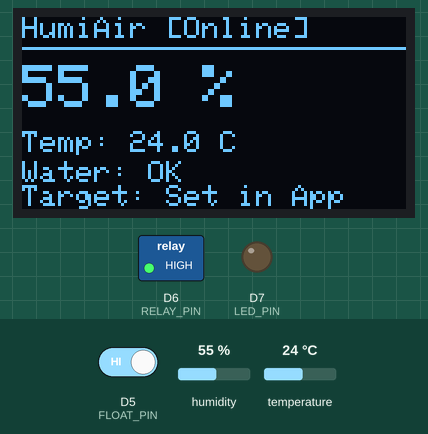
Bench run of a sketch on a simulated ESP8266 (NodeMCU). Shown: 128×64 one-colour display, switched loads named in the sketch (green lamp = pin HIGH), output pins drawn as LEDs (lit = HIGH). The inputs (shaded band) are chosen by the test bench; at power-on: D5 (FLOAT_PIN) HIGH, humidity 55 %, temperature 24 °C. WiFi joins after 1.5 s; servers stay silent unless stated; uploads are accepted with an empty reply; the local clock reads 2024-03-15 10:24:30 at power-on unless the sketch sets it; EEPROM starts erased; what the sketch prints to the serial monitor is not drawn.

Above: at 3.4 s.
3.5 s: D5 (FLOAT_PIN) driven LOW
At 5.3 s:
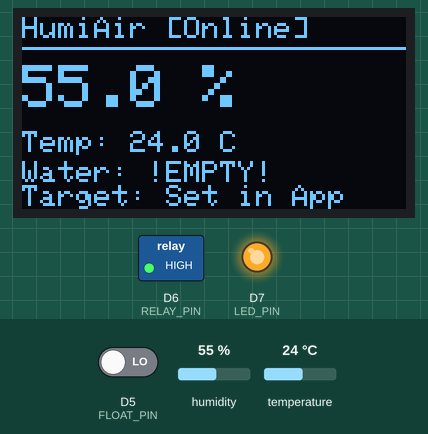
6.2 s: D5 (FLOAT_PIN) driven HIGH
At 7.0 s:
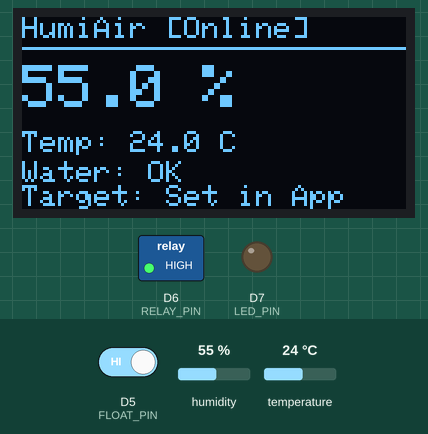
8.9 s: humidity set to 22 %
At 10.9 s:
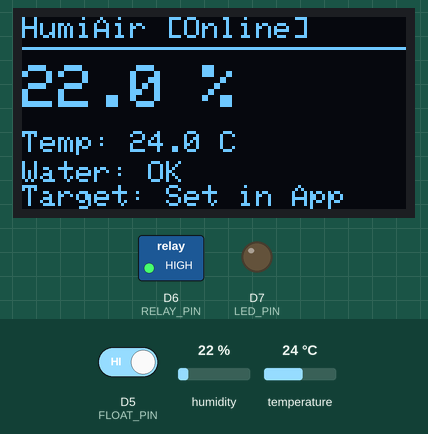
11.9 s: temperature set to 12 °C
At 15.2 s:
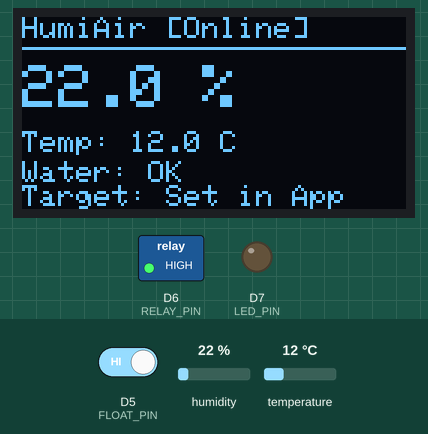
15.9 s: humidity set to 40 %
At 19.4 s:
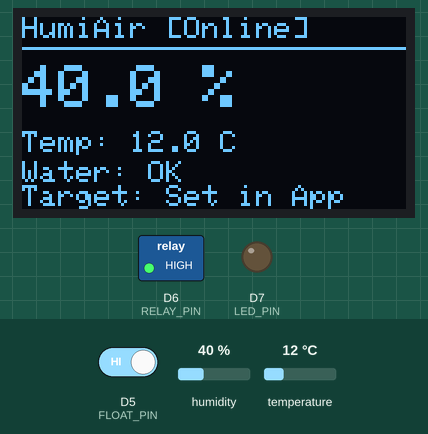
19.9 s: temperature set to 19 °C
Timing chart, 0 to 22.9 s (numbered marks = the images above; inputs shaded):
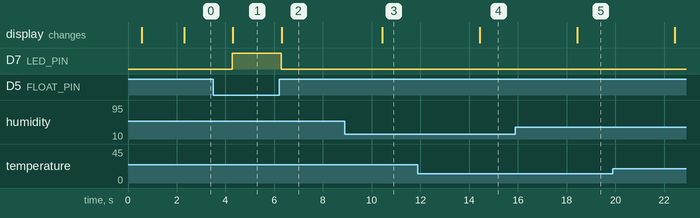

Measured:
- after the input at 3.5 s, D7 (LED_PIN): LOW → HIGH after 0.78 s; the display: changes after 0.81 s (image 1)
- after the input at 6.2 s, D7 (LED_PIN): HIGH → LOW after 0.09 s; the display: changes after 0.11 s (image 2)
- after the input at 8.9 s, the display: changes after 1.5 s (image 3)
- after the input at 11.9 s, the display: changes after 2.5 s (image 4)
- after the input at 15.9 s, the display: changes after 2.5 s (image 5)

The sketch:

humiair_esp8266.ino
```cpp
/*
  ============================================================================
  HumiAir - Smart Humidifier (Complete, Robust & Cloud-Connected)
  ============================================================================

  Hardware Pin Map:
    DHT22 DATA     -> Pin D4 (GPIO 2)
    OLED SDA       -> Pin D2 (GPIO 4)
    OLED SCL       -> Pin D1 (GPIO 5)
    Relay Module   -> Pin D6 (GPIO 12)
    Float Switch   -> Pin D5 (GPIO 14) [Active LOW with pull-up]
    Indicator LED  -> Pin D7 (GPIO 13)

  Key Features:
    - Uses your verified working hardware control logic (DHT22, Relay, OLED, Float)
    - Native WiFiClientSecure with setInsecure() (eliminates all BearSSL timeouts)
    - Direct Firestore REST API (reliable, lightweight, no library crashes)
    - Cloud Threshold control: Uses strictly your app-set thresholds (no forced defaults)
    - Persistent EEPROM storage: Remembers custom target thresholds across reboots
    - WiFiManager for seamless one-time WiFi connection
  ============================================================================
*/

#include <ESP8266WiFi.h>
#include <WiFiClientSecure.h>
#include <ESP8266HTTPClient.h>
#include <WiFiManager.h>
#include <DHT.h>
#include <Wire.h>
#include <Adafruit_GFX.h>
#include <Adafruit_SSD1306.h>
#include <EEPROM.h>
#include <time.h>

// ================= TIME (NTP) =================
String getCurrentIsoTime() {
  time_t now = time(nullptr);
  if (now > 1000000000) {
    char buf[32];
    struct tm timeinfo;
    gmtime_r(&now, &timeinfo);
    strftime(buf, sizeof(buf), "%Y-%m-%dT%H:%M:%SZ", &timeinfo);
    return String(buf);
  }
  return "";
}

unsigned long long getCurrentEpochMs() {
  time_t now = time(nullptr);
  if (now > 1000000000) {
    return (unsigned long long)now * 1000ULL;
  }
  return 0;
}

// ================= CONFIG =================
#define DHTPIN         D4
#define DHTTYPE        DHT22
#define RELAY_PIN      D6
#define FLOAT_PIN      D5
#define LED_PIN        D7

#define SCREEN_WIDTH   128
#define SCREEN_HEIGHT  64
#define OLED_RESET     -1
#define OLED_ADDRESS   0x3C

#define RELAY_ON       LOW    // active-LOW relay module
#define RELAY_OFF      HIGH

#define MIST_USES_BUTTON false // false = relay cuts/restores power directly
#define BUTTON_PULSE_MS  250

// Firebase Firestore Config
#define FIREBASE_PROJECT_ID "humiair-humidifier"
#define FIREBASE_API_KEY    "AIzaSyDuc4rnzo9BZFBR35qiNx7GKVu2xROwsmk"

// Timing Intervals
const unsigned long SENSOR_INTERVAL_MS   = 2000;  // DHT22 & OLED update (every 2s)
const unsigned long STATUS_WRITE_MS      = 5000;  // Send live data to App (every 5s)
const unsigned long THRESHOLD_POLL_MS    = 10000; // Check App thresholds (every 10s)
const unsigned long HISTORY_LOG_MS       = 60000; // Save history chart entry (every 60s)
// ============================================

Adafruit_SSD1306 display(SCREEN_WIDTH, SCREEN_HEIGHT, &Wire, OLED_RESET);
DHT dht(DHTPIN, DHTTYPE);

bool oledOK              = false;
bool mistMakerState      = false;
bool waterEmpty          = false;
bool thresholdConfigured = false;

float lastHumidity       = NAN;
float lastTemperature    = NAN;
float lowThreshold       = 0.0;
float highThreshold      = 0.0;

unsigned long lastSensorRead     = 0;
unsigned long lastStatusWrite    = 0;
unsigned long lastThresholdFetch = 0;
unsigned long lastHistoryLog     = 0;

String deviceId;

// ================= DEVICE ID =================
String buildDeviceId() {
  String mac = WiFi.macAddress();
  mac.replace(":", "");
  mac.toLowerCase();
  return "humiair_" + mac;
}

// ================= EEPROM STORAGE =============
struct StoredConfig {
  char marker[4];
  float savedLow;
  float savedHigh;
};

void saveThresholdsToEEPROM(float low, float high) {
  StoredConfig cfg;
  strncpy(cfg.marker, "HAOK", sizeof(cfg.marker));
  cfg.savedLow = low;
  cfg.savedHigh = high;
  EEPROM.begin(sizeof(StoredConfig));
  EEPROM.put(0, cfg);
  EEPROM.commit();
  EEPROM.end();
}

void loadThresholdsFromEEPROM() {
  StoredConfig cfg;
  EEPROM.begin(sizeof(StoredConfig));
  EEPROM.get(0, cfg);
  EEPROM.end();

  if (strncmp(cfg.marker, "HAOK", 4) == 0) {
    if (cfg.savedLow > 0 && cfg.savedHigh > cfg.savedLow) {
      lowThreshold = cfg.savedLow;
      highThreshold = cfg.savedHigh;
      thresholdConfigured = true;
      Serial.printf("Loaded custom target from EEPROM: Low %.1f%%, High %.1f%%\n", lowThreshold, highThreshold);
    }
  }
}

// ================= HARDWARE CONTROL ===========
void setMistMaker(bool turnOn) {
  if (MIST_USES_BUTTON) {
    Serial.print("Pulsing mist maker button to turn ");
    Serial.println(turnOn ? "ON" : "OFF");
    digitalWrite(RELAY_PIN, RELAY_ON);
    delay(BUTTON_PULSE_MS);
    digitalWrite(RELAY_PIN, RELAY_OFF);
  } else {
    Serial.print("Setting mist maker power ");
    Serial.println(turnOn ? "ON" : "OFF");
    digitalWrite(RELAY_PIN, turnOn ? RELAY_ON : RELAY_OFF);
  }
  mistMakerState = turnOn;
}

void updateDisplay() {
  if (!oledOK) return;

  display.clearDisplay();
  display.setTextColor(SSD1306_WHITE);

  // Header
  display.setTextSize(1);
  display.setCursor(0, 0);
  display.print("HumiAir ");
  display.println(WiFi.status() == WL_CONNECTED ? "[Online]" : "[Offline]");
  display.drawLine(0, 10, 128, 10, SSD1306_WHITE);

  // Humidity
  display.setTextSize(2);
  display.setCursor(0, 16);
  if (isnan(lastHumidity)) {
    display.println("--.- %");
  } else {
    display.print(lastHumidity, 1);
    display.println(" %");
  }

  // Temperature
  display.setTextSize(1);
  display.setCursor(0, 38);
  display.print("Temp: ");
  if (isnan(lastTemperature)) {
    display.println("--.- C");
  } else {
    display.print(lastTemperature, 1);
    display.println(" C");
  }

  // Water Status
  display.setCursor(0, 48);
  display.print("Water: ");
  display.println(waterEmpty ? "!EMPTY!" : "OK");

  // Target Threshold Status
  display.setCursor(0, 56);
  if (thresholdConfigured) {
    display.printf("Target: %d-%d%%", (int)lowThreshold, (int)highThreshold);
  } else {
    display.print("Target: Set in App");
  }

  display.display();
}

// ================= FIRESTORE CLOUD REST ============
void sendCloudStatus() {
  if (isnan(lastHumidity) || isnan(lastTemperature)) return;
  if (WiFi.status() != WL_CONNECTED) return;

  WiFiClientSecure client;
  client.setInsecure();
  client.setTimeout(6000);

  HTTPClient https;
  String url = "https://firestore.googleapis.com/v1/projects/";
  url += FIREBASE_PROJECT_ID;
  url += "/databases/(default)/documents/devices/";
  url += deviceId;
  url += "/status/current?key=";
  url += FIREBASE_API_KEY;

  if (https.begin(client, url)) {
    https.addHeader("Content-Type", "application/json");

    String json = "{\"fields\":{";
    json += "\"humidity\":{\"doubleValue\":" + String(lastHumidity, 1) + "},";
    json += "\"temperature\":{\"doubleValue\":" + String(lastTemperature, 1) + "},";
    json += "\"mistOn\":{\"booleanValue\":" + String(mistMakerState ? "true" : "false") + "},";
    json += "\"waterEmpty\":{\"booleanValue\":" + String(waterEmpty ? "true" : "false") + "}";

    String isoTime = getCurrentIsoTime();
    unsigned long long epochMs = getCurrentEpochMs();
    if (isoTime.length() > 0) {
      json += ",\"updatedAt\":{\"timestampValue\":\"" + isoTime + "\"}";
      json += ",\"lastSeen\":{\"integerValue\":\"" + String(epochMs) + "\"}";
    }
    json += "}}";

    int code = https.PATCH(json);
    if (code == 200) {
      Serial.println("Cloud Sync -> Status written to Firestore successfully!");
    } else {
      Serial.printf("Cloud Sync -> Status write response: HTTP %d\n", code);
    }
    https.end();
  }
}

void fetchCloudThresholds() {
  if (WiFi.status() != WL_CONNECTED) return;

  WiFiClientSecure client;
  client.setInsecure();
  client.setTimeout(6000);

  HTTPClient https;
  String url = "https://firestore.googleapis.com/v1/projects/";
  url += FIREBASE_PROJECT_ID;
  url += "/databases/(default)/documents/devices/";
  url += deviceId;
  url += "/settings/thresholds?key=";
  url += FIREBASE_API_KEY;

  if (https.begin(client, url)) {
    int code = https.GET();
    if (code == 200) {
      String payload = https.getString();

      auto parseVal = [](const String& text, const String& key) -> float {
        int idx = text.indexOf(key);
        if (idx == -1) return 0;
        int dIdx = text.indexOf("doubleValue", idx);
        int iIdx = text.indexOf("integerValue", idx);
        int target = -1;
        if (dIdx != -1 && (iIdx == -1 || dIdx < iIdx)) {
          target = text.indexOf(":", dIdx) + 1;
        } else if (iIdx != -1) {
          target = text.indexOf(":", iIdx) + 1;
        }
        if (target != -1) {
          while (target < (int)text.length() && (text[target] == ' ' || text[target] == '"')) {
            target++;
          }
          return text.substring(target).toFloat();
        }
        return 0;
      };

      float newLow  = parseVal(payload, "lowerThreshold");
      float newHigh = parseVal(payload, "upperThreshold");

      if (newLow > 0 && newHigh > newLow) {
        if (newLow != lowThreshold || newHigh != highThreshold || !thresholdConfigured) {
          lowThreshold = newLow;
          highThreshold = newHigh;
          thresholdConfigured = true;
          saveThresholdsToEEPROM(lowThreshold, highThreshold);
          Serial.printf("App Thresholds Synced & Saved -> Low: %.1f%%  High: %.1f%%\n", lowThreshold, highThreshold);
        }
      }
    }
    https.end();
  }
}

void sendCloudHistory() {
  if (isnan(lastHumidity) || isnan(lastTemperature)) return;
  if (WiFi.status() != WL_CONNECTED) return;

  WiFiClientSecure client;
  client.setInsecure();
  client.setTimeout(6000);

  HTTPClient https;
  String url = "https://firestore.googleapis.com/v1/projects/";
  url += FIREBASE_PROJECT_ID;
  url += "/databases/(default)/documents/devices/";
  url += deviceId;
  url += "/sensorData?key=";
  url += FIREBASE_API_KEY;

  if (https.begin(client, url)) {
    https.addHeader("Content-Type", "application/json");

    String json = "{\"fields\":{";
    json += "\"humidity\":{\"doubleValue\":" + String(lastHumidity, 1) + "},";
    json += "\"temperature\":{\"doubleValue\":" + String(lastTemperature, 1) + "},";
    json += "\"mistOn\":{\"booleanValue\":" + String(mistMakerState ? "true" : "false") + "},";
    json += "\"waterEmpty\":{\"booleanValue\":" + String(waterEmpty ? "true" : "false") + "}";

    String isoTime = getCurrentIsoTime();
    if (isoTime.length() > 0) {
      json += ",\"timestamp\":{\"timestampValue\":\"" + isoTime + "\"}";
    }
    json += "}}";

    https.POST(json);
    https.end();
  }
}

// ================= SETUP =====================
void setup() {
  Serial.begin(115200);
  delay(500);
  Serial.println();
  Serial.println("========================================");
  Serial.println("  HumiAir - Smart Humidifier Starting   ");
  Serial.println("========================================");

  pinMode(RELAY_PIN, OUTPUT);
  digitalWrite(RELAY_PIN, RELAY_OFF);

  pinMode(LED_PIN, OUTPUT);
  digitalWrite(LED_PIN, LOW);

  pinMode(FLOAT_PIN, INPUT_PULLUP);

  dht.begin();
  Serial.println("DHT22 initialized.");

  Wire.begin(); // D2=SDA, D1=SCL
  if (display.begin(SSD1306_SWITCHCAPVCC, OLED_ADDRESS)) {
    oledOK = true;
    Serial.println("OLED initialized OK.");
    display.clearDisplay();
    display.setTextColor(SSD1306_WHITE);
    display.setTextSize(1);
    display.setCursor(0, 0);
    display.println("HumiAir Starting...");
    display.display();
  } else {
    oledOK = false;
    Serial.println("OLED NOT FOUND (continuing without display).");
  }

  // Load custom user thresholds from EEPROM
  loadThresholdsFromEEPROM();

  // WiFi Connection via WiFiManager
  WiFiManager wifiManager;
  wifiManager.setConfigPortalTimeout(180);
  bool connected = wifiManager.autoConnect("HumiAir-Setup");

  deviceId = buildDeviceId();
  Serial.println("========================================");
  Serial.print("Device ID : ");
  Serial.println(deviceId);
  Serial.println("========================================");

  if (connected) {
    Serial.println("WiFi connected successfully.");
    Serial.print("IP Address: ");
    Serial.println(WiFi.localIP());

    // Configure NTP time synchronization for accurate cloud timestamps
    configTime(0, 0, "pool.ntp.org", "time.google.com");
    Serial.println("NTP time synchronization initiated.");

    // Initial fetch from cloud
    fetchCloudThresholds();
  } else {
    Serial.println("WiFi not connected. Running in offline standalone mode.");
  }

  Serial.println("Setup complete. Entering main loop.");
  Serial.println("========================================");
}

// ================= MAIN LOOP =================
void loop() {
  unsigned long now = millis();

  // 1. Local Sensor, Mist Control & OLED (Every 2 seconds)
  if (now - lastSensorRead >= SENSOR_INTERVAL_MS) {
    lastSensorRead = now;

    float h = dht.readHumidity();
    float t = dht.readTemperature();

    if (isnan(h) || isnan(t)) {
      Serial.println("WARNING: Failed to read from DHT sensor! Keeping last good reading.");
    } else {
      lastHumidity = h;
      lastTemperature = t;
    }

    waterEmpty = (digitalRead(FLOAT_PIN) == LOW);
    digitalWrite(LED_PIN, waterEmpty ? HIGH : LOW);

    // Mist maker logic based strictly on user configured thresholds
    if (waterEmpty) {
      if (mistMakerState) setMistMaker(false); // Safety: no water, force OFF
    } else if (thresholdConfigured && !isnan(lastHumidity)) {
      if (!mistMakerState && lastHumidity < lowThreshold) {
        setMistMaker(true);
      } else if (mistMakerState && lastHumidity >= highThreshold) {
        setMistMaker(false);
      }
    } else if (!thresholdConfigured) {
      if (mistMakerState) setMistMaker(false);
    }

    // Serial monitor status
    Serial.print("Humidity: ");
    Serial.print(lastHumidity, 1);
    Serial.print(" %\tTemp: ");
    Serial.print(lastTemperature, 1);
    Serial.print(" C\tMist: ");
    Serial.print(mistMakerState ? "ON" : "OFF");
    Serial.print("\tWater: ");
    Serial.print(waterEmpty ? "EMPTY" : "OK");
    if (thresholdConfigured) {
      Serial.printf("\tTarget: %.1f-%.1f%%\n", lowThreshold, highThreshold);
    } else {
      Serial.println("\tTarget: [Waiting for App Target]");
    }

    if (oledOK) {
      updateDisplay();
    }
  }

  // 2. Cloud Operations (independent timed tasks)
  if (WiFi.status() == WL_CONNECTED) {
    // Send live data to Mobile App (every 5 seconds)
    if (now - lastStatusWrite >= STATUS_WRITE_MS) {
      lastStatusWrite = now;
      sendCloudStatus();
    }

    // Fetch user target threshold from App (every 10 seconds)
    if (now - lastThresholdFetch >= THRESHOLD_POLL_MS) {
      lastThresholdFetch = now;
      fetchCloudThresholds();
    }

    // Log history for charts (every 60 seconds)
    if (now - lastHistoryLog >= HISTORY_LOG_MS) {
      lastHistoryLog = now;
      sendCloudHistory();
    }
  }
}
```
